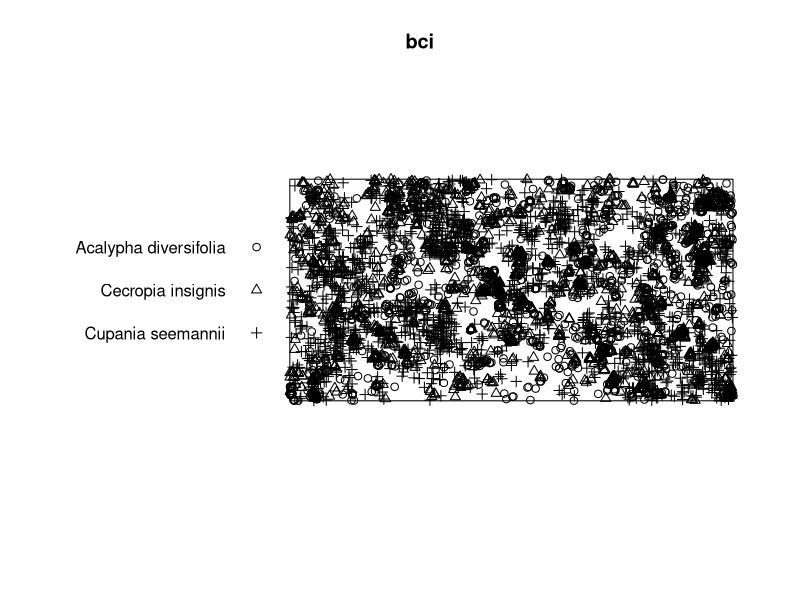

R code for this plot:
library(spatstat)
Kfunc <- function(data){
  K <- Kest(data, var.approx = TRUE)
  plot(K$r,K$iso, type='l')
  lines(K$r,K$theo, type='l', col='blue', lty=2)
  lines(K$r,K$theo+2*sqrt(K$ls), col='red')
  lines(K$r,K$theo-2*sqrt(K$ls), col='green')
  legend(x='topleft',c("data","CSR","CSR +2 standard error", "CSR -2 standard error"),cex=.8,
         col=c("black","blue", "red", "green"),pch=c(1,2,3,4))
}

subbei <- subset.ppp(bei, x<=100 & y>=400)
subbei <- ppp(subbei$x, subbei$y, window=owin(xrange=c(0,100),yrange=c(400,500)))

# bci
library(data.table)
# library(ecespa)
W <- owin(c(0,1000),c(0,500))

# bci <- scanpp("BCI_3specs.txt", window=W, header=TRUE)
df <- fread("BCI_3specs.csv")
# ad <- subset(df, Latin="Acalypha diversifolia")
# ci <- subset(df, Lain="Cecropia insignis")
# cs <- subset(df, Lain="Cupania seemannii")
ad <- function(X) {marks(X) == "Acalypha diversifolia"}
ci <- function(X) {marks(X) == "Cecropia insignis"}
cs <- function(X) {marks(X) == "Cupania seemannii"}
bci <- ppp(df$x, df$y, window=W, marks=df$Latin)
plot(bci)
K1 <- Kmulti(bci, ad, ci, correction="isotropic")
K2 <- Kmulti(bci, ci, cs, correction="isotropic")
K3 <- Kmulti(bci, ad, cs, correction="isotropic")

# var1 <- Kmulti.ls(bci, I=ad(bci), J=ci(bci), r = NULL, corre = "isotropic")

AD <- subset.ppp(bci, marks(bci) == "Acalypha diversifolia")
CI <- subset.ppp(bci, marks(bci) == "Cecropia insignis")
CS <- subset.ppp(bci, marks(bci) == "Cupania seemannii")

b <- function(t, A, P){pi*t^2 / A *(1 - pi*t^2 / A) + A^(-2)*(1.0716*P*t^2 + 2.2375*t^4)}
a_1 <- function(t, A, P){A^(-2)*(0.21*P*t^3 + 1.3*t^4)}
a_2 <- function(t, A, P){A^(-3)*(0.24*P*t^5 + 2.62*t^6)}

v <- function(n, t, A, P){(2*b(t, A, P) - a_1(t, A, P) + (n-2)*a_2(t, A, P))/(n*(n-1))}

var <- function(t, data1, data2){
  n1 <- data1$n
  n2 <- data2$n
  A <- area(window(data1))
  P <- perimeter(window(data1))
  c <- n2/(n1+n2)
  A^2/(n1*n2)*(b(t, A, P) - 2*c*(1-c)*a_1(t, A, P) + ((n1-1)*c^2 + (n2-1)*(1-c)^2)*a_2(t, A, P))
}

plt <- function(K, d1, d2){
  plot(K$r,K$iso, type='l', col='cyan')
  lines(K$r,K$theo, type='l', col='blue', lty=2)
  lines(K$r,K$theo+2*sqrt(var(K$r, d1, d2)), col='red')
  lines(K$r,K$theo-2*sqrt(var(K$r, d1, d2)), col='green')
  legend(x='topleft',c("data","CSR","CSR +2 standard error", "CSR -2 standard error"),cex=.8,
         col=c("cyan","blue", "red", "green"),pch=c(1,2,3,4))
}
